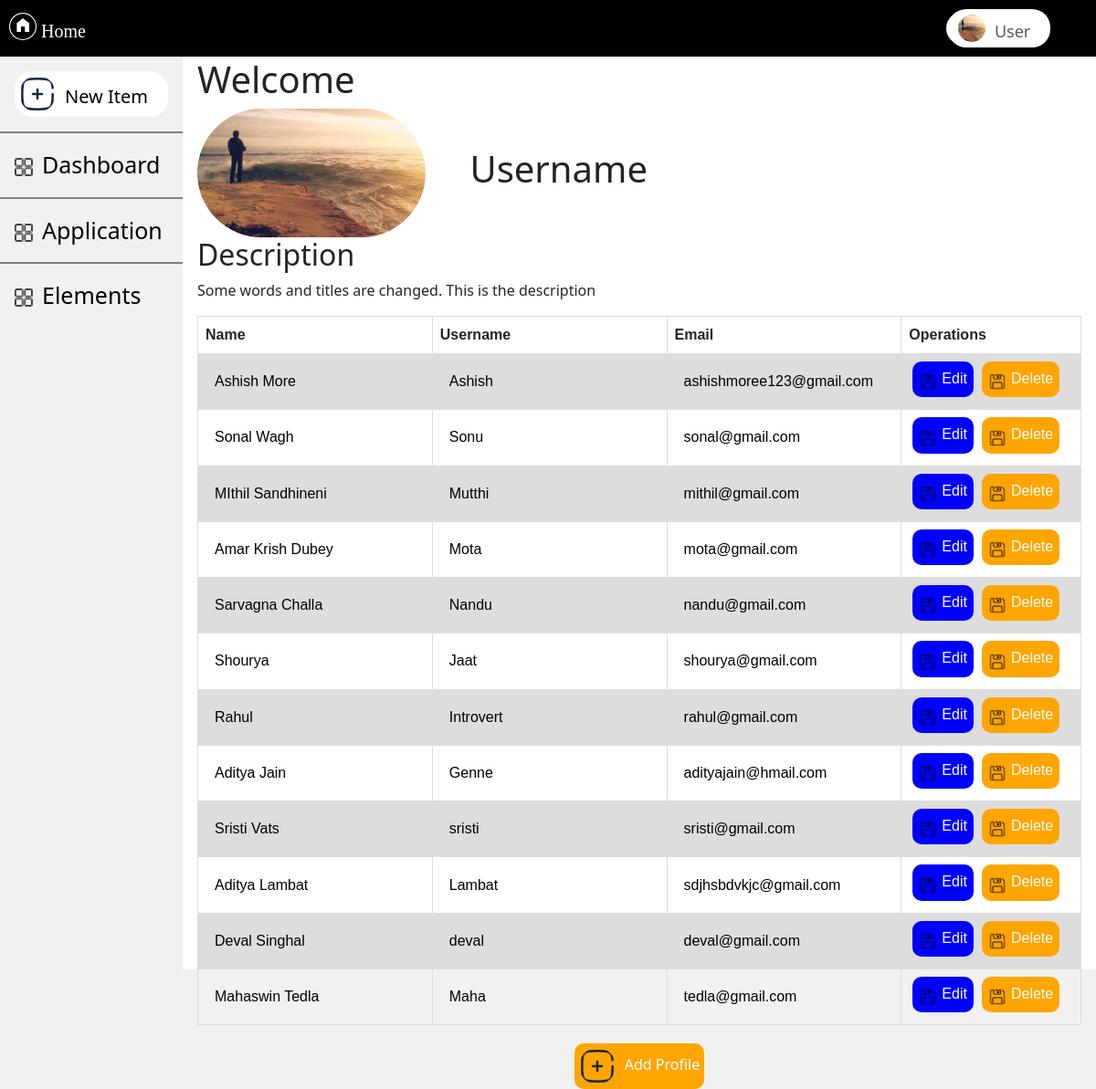
The page / on the database its author committed.
### Task1/models.py (models this page shows)
class Profiles(models.Model):
 name = models.CharField(max_length=100)
 username = models.CharField(max_length=100)
 email = models.EmailField()
 id = models.AutoField(primary_key=True)

### Task1/views.py (the view)
# urls.py: path('', views.HomePage, name='home-page'),
def HomePage(request):
    context = {
        'Profiles':Profiles.objects.all(),
    }
    return render(request,'Task1/index.html',context)

### Task1/templates/Task1/index.html (shortened to what this page needs)
{%load  static  %}
<!DOCTYPE html>
<html lang="en">
<head>
  <link href="https://cdn.jsdelivr.net/npm/bootstrap@5.3.3/dist/css/bootstrap.min.css" rel="stylesheet">
  <link rel="stylesheet" href="{%static 'Task1/css/style.css'%}">
</head>
<body>
 <header class="topheader">
  <a class="home header-items " href="./index.html"><img class="home-logo" src="{%static "Task1/images/home.png" %}"> <span>Home</span></a>
  <div class="dropdown user">
     <div class="home header-items ">
       <button class="user1"><img src="{%static "Task1/images/user.jpg" %}"><span>User</span></button>
     </div>
 </div>
 </header>
<div class="dropmenu">
<div class="sidebar " id="menu">
  <a class="add-item" href="{%url 'add-profile-page'%}"><img class="plus-logo" src="{%static "Task1/images/plus.svg" %}"><span>New Item</span></a>
<div class="side-drop">
  <a class="s s1" href="#dashboard"><img class="app" src="{%static "Task1/images/app-store.png" %}">Dashboard</a>
  </div>
<div class="side-drop">
  <a  class="s s2" href="#application"><img class="app" src="{%static "Task1/images/app-store.png" %}">Application</a>
</div>
<div class="side-drop">
  <a class="s s3" href="#elements"><img class="app" src="{%static "Task1/images/app-store.png" %}">Elements</a>
</div>
</div>
</div>
<div class="content">
<h1>Welcome</h1>
<div class="profile">
  <img class="profile-pic" src="{%static "Task1/images/user.jpg" %}">
<h1>Username</h1>
</div>
<h2>Description</h2>
<p>Some words and titles are changed. This is the description</p>
<div class="data">
  <table class="fetched-data">
    <tr>
      <th>
        Name
      </th>
      <th>
        Username
      </th>
      <th>
        Email
      </th>
      <th>
        Operations
      </th>
    </tr>
    {%for Profile in Profiles%}
    <tr class="row_data" row_id="{{Profile.id}}">
      <td >
        <input  type="text" class="table-display" name="name" value="{{Profile.name}}" disabled>
      </td>
      <td >
        <input type="text" class="table-display" name="name" value="{{Profile.username}}" disabled>
      </td>
      <td >
        <input type="email" class="table-display" name="name" value="{{Profile.email}}" disabled>
      </td>
      <td>
      <div class="operations">
      <a href = "{% url 'edit-profile-page' Profile.id %}" class="edit buttons"><img src="{%static "Task1/images/save.png"%}"><span>Edit</span></button>
      <a href = "{% url 'delete-profile-page' Profile.id %}" class="delete buttons"  ><img src="{%static "Task1/images/save.png"%}"><span>Delete</span></a>
      </div>
      </td>
    </tr>
    {%endfor%}
  </table>
</div>
<div id="add-profile-container">
<a href="{%url 'add-profile-page' %}" class="add-profile"><img class="plus-logo" src="{%static "Task1/images/plus.svg" %}">Add Profile</a>
</div>
</div>
</body>
</html>

### Task1/static/Task1/css/style.css (style rules this page uses)
body { margin: 0%; height: 100vh; background-color: #f1f1f1; }
header { display: flex; align-items: center; gap: 80%; background-color: black; margin: 0%; padding: 10px 10px; width: 100%; }
.topheader a { display: flex; color: white; font-size: 20px; font-family:'Times New Roman', Times, serif; font-weight: 100; float: left; text-decoration: none; width: 100px; margin: 0%; }
.topheader a img { width: 30px; height: 30px; margin: 0%; padding: 0%; border-radius: 25px; margin-right: 5px; }
.topheader a span { margin-top: 5px; }
.topheader div { float: right; margin: 0%; padding: 3px; margin-right: 5%; background-color: white; border-radius: 20px; }
.user1 { height: 30px; width: 100px; margin: 0%; padding: 0%; border: none; border-radius: 12px; display: flex; justify-content: center; gap: 10px; background-color: white; }
.user1 img { float: left; height: 30px; width: 30px; border-radius: 15px; }
.user1 span { font-size: 18px; margin-top: 5px; color: rgb(93, 90, 90); }
.dropdown { position: relative; display: block; }
.sidebar { margin: 0; overflow-y: scroll; margin-right: 20px; padding: 0; width: 200px; height: 100%; background-color: #f1f1f1; position: fixed; height: 100%; overflow: auto; }
.sidebar a { display: block; color: black; padding: 16px; text-decoration: none; border-bottom: black; }
.sidebar a.add-item { display: flex; background-color: white; padding: 5px; margin: 16px; color: black; border-radius: 20px; font-size: 20px; }
.sidebar a.add-item span { margin-top: 8px; }
.app { width: 20px; margin-right: 10px; }
.plus-logo { width: 40px; height: 40px; margin-right: 10px; border-radius: 20px; }
.side-drop { display: block; position: relative; border-top: solid gray 2px; }
.s { font-size: 25px; }
div.content { margin-left: 200px; padding: 1px 16px; height: 1000px; background-color: white; box-shadow: 20px; }
.profile { display: flex; gap: 5%; align-items: center; }
.profile-pic { width: 250px; border-radius: 100px; }
table { font-family: arial, sans-serif; border-collapse: collapse; width: 100%; border-radius: 50px; }
td, th { border: 1px solid #dddddd; text-align: left; padding: 8px; }
tr:nth-child(even) { background-color: #dddddd; }
.edit, .save, .delete { text-decoration: none; color: white; border-radius: 10px; padding: 8px 12px; display: inline-block; margin: 0 4px; box-sizing: border-box; }
.edit { background-color: blue; }
.delete { background-color: orange; }
.operations { display: flex; }
.buttons { display: inline; padding: 7px; margin-right: 5px; margin-bottom: 5px; }
.buttons img { width: 20px; margin-right: 5px; margin-top: 5px; }
.row_data input { border: none; background-color: transparent; color: black; font-size: 16px; cursor: default; width: 100%; padding: 10px; }
#add-profile-container { display: flex; align-items: center; justify-content: center; margin: 20px; }
.add-profile { text-decoration: none; color: white; background-color: orange; border-radius: 10px; padding: 5px; }

### rows shown on the page
Profiles: name "Ashish More", name "Ashish", name "ashishmoree123@gmail.com"
Profiles: name "Sonal Wagh", name "Sonu", name "sonal@gmail.com"
Profiles: name "MIthil Sandhineni", name "Mutthi", name "mithil@gmail.com"
Profiles: name "Amar Krish Dubey", name "Mota", name "mota@gmail.com"
Profiles: name "Sarvagna Challa", name "Nandu", name "nandu@gmail.com"
Profiles: name "Shourya", name "Jaat", name "shourya@gmail.com"
Profiles: name "Rahul", name "Introvert", name "rahul@gmail.com"
Profiles: name "Aditya Jain", name "Genne", name "adityajain@hmail.com"
Profiles: name "Sristi Vats", name "sristi", name "sristi@gmail.com"
Profiles: name "Aditya Lambat", name "Lambat", name "sdjhsbdvkjc@gmail.com"
Profiles: name "Deval Singhal", name "deval", name "deval@gmail.com"
Profiles: name "Mahaswin Tedla", name "Maha", name "tedla@gmail.com"
